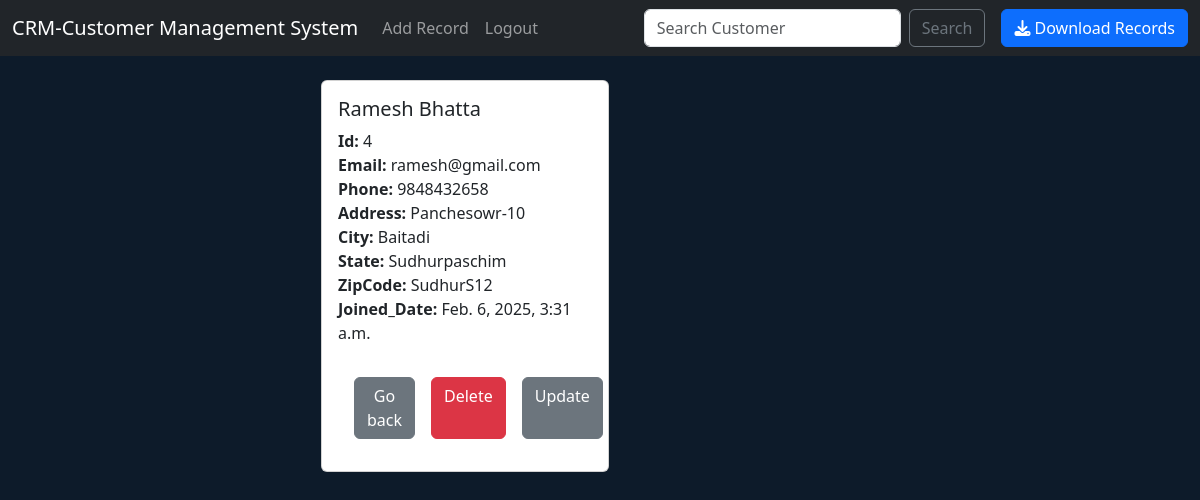
The app's page /record/4 (signed in) with its own data.
### website/models.py (models this page shows)
class Record(models.Model):
    created_at = models.DateTimeField(auto_now_add=True)
    first_name = models.CharField(max_length=100)
    last_name = models.CharField(max_length=100)
    email = models.EmailField(max_length=100)
    phone = models.IntegerField()
    address = models.CharField(max_length=100)
    city = models.CharField(max_length=100)
    state = models.CharField(max_length=100)
    zipcode = models.CharField(max_length=100)
    def __str__(self):
        return (f"{self.first_name} {self.last_name}")

### website/views.py (the view)
# urls.py: path('record/<int:pk>',views.customer_record, name="record" ), #  eg : record/<int:pk or id> = localhost:8000/record/2 , 2 = id of the record
def customer_record(request,pk):
    if request.user.is_authenticated:
        customer_record = Record.objects.get(id=pk)# here id is from the model named as Record and pk is from url
        return render(request,'record.html',{'customer_record':customer_record})
    else:
        messages.success(request,"You must be logged in to view the record.")
        return redirect('home')

### website/templates/record.html
{% extends 'base.html' %}
{% block content %}
<div class="col-md-6 offset-md-3">
<div class="card" style="width: 18rem;">
    <div class="card-body">
      <h5 class="card-title"> {{ customer_record }}</h5>
      <p class="card-text">
        <strong> Id: </strong>{{ customer_record.id }}  <br>
        <strong> Email: </strong>{{ customer_record.email }}<br>
        <strong> Phone: </strong>{{ customer_record.phone }}<br>
        <strong> Address: </strong>{{ customer_record.address }} <br>
        <strong> City: </strong>{{ customer_record.city }} <br>
        <strong> State: </strong>{{ customer_record.state }} <br>
        <strong> ZipCode: </strong>{{ customer_record.zipcode }} <br>
        <strong> Joined_Date: </strong>{{ customer_record.created_at }} <br>
      </p>
      <div class="card-body d-flex justify-content-between">
      <a href="{% url 'home' %}" class="card-link btn btn-secondary" >Go back</a>
      <a href="{% url 'delete-record' customer_record.id  %}" class="card-link btn btn-danger" >Delete</a>
      <a href="{% url 'update-record' customer_record.id  %}" class="card-link btn btn-secondary" >Update</a>
    </div>
  </div>
  </div>
</div>
{% endblock content%}

### website/templates/base.html (style rules this page uses)
body { background-color: #0d1b2a; color: white; }
a, .btn-link { color:#4ea8de; }

### records on screen
Record: first_name+last_name "Ramesh Bhatta", id "4", email "ramesh@gmail.com", phone "9848432658", address "Panchesowr-10", city "Baitadi", state "Sudhurpaschim", zipcode "SudhurS12", created_at "Feb. 6, 2025, 3:31 a.m."
